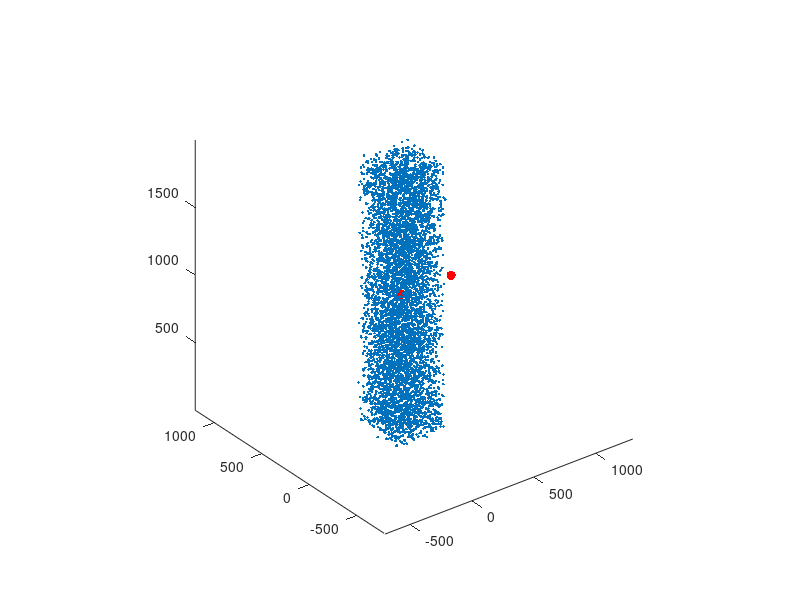

MATLAB code for this plot:
clear all
clear all
close all

a=400; 
b=400; 

depth1=(27*2000)/100; 
depth2=(12*2000)/100; 
depth3=(19*2000)/100; 
depth4=(35*2000)/100; 
depth5=(7*2000)/100; 

v1=(a/1000)*(b/1000)*(depth1/1000);
v2=(a/1000)*(b/1000)*(depth2/1000);
v3=(a/1000)*(b/1000)*(depth3/1000);
v4=(a/1000)*(b/1000)*(depth4/1000);
v5=(a/1000)*(b/1000)*(depth5/1000);

nn_1=(v1*20000)+2;
nn_2=(v2*20000)+2;
nn_3=(v3*20000)+4;
nn_4=v4*20000;
nn_5=(v5*20000)+2;



tot_cell_count=[(nn_5/5)*ones(1,5) (nn_4/5)*ones(1,5) (nn_3/5)*ones(1,5) (nn_2/5)*ones(1,5) (nn_1/5)*ones(1,5)];

n1 = bsxfun(@times, [a, b, depth1], rand(round(nn_1),3) );
n2 = bsxfun(@times, [a, b, depth2], rand(round(nn_2),3) );
n3 = bsxfun(@times, [a, b, depth3], rand(round(nn_3),3) );
n4 = bsxfun(@times, [a, b, depth4], rand(round(nn_4),3) );
n5 = bsxfun(@times, [a, b, depth5], rand(round(nn_5),3) );

% 3555
% 1535
% 2480
% 4605
% 905

x1=n1(:,1);
z1=n1(:,2);
y1=n1(:,3);

x2=n2(:,1);
z2=n2(:,2);
y2=540+n2(:,3);

x3=n3(:,1);
z3=n3(:,2);
y3=540+240+n3(:,3);

x4=n4(:,1);
z4=n4(:,2);
y4=540+240+380+n4(:,3);

x5=n5(:,1);
z5=n5(:,2);
y5=540+240+380+700+n5(:,3);

realx=fliplr([x1' x2' x3' x4' x5']);
realy=fliplr([y1' y2' y3' y4' y5']);
realz=fliplr([z1' z2' z3' z4' z5']);

rot_ran=2*pi*rand(1,length(realx));


figure(1)
plot3(realx,realz,realy,'.');
hold on
plot3(a/2,b/2,1000,'.r','Markersize',20);
hold on
plot3((a/2)+400,b/2,1000,'.r','Markersize',20);
hold off
view(3)
axis equal

% ELECx=400;
% ELECy=1000;
% ELECz=400;
% 
% cell_id=1:2000;
% 
% cnt=1;
% for k=1:length(x)
% rdist=(sqrt(((ELECx-(x(k)))^2)+(((ELECy-(y(k)))^2)+((ELECz-(z(k)))^2))));
% if rdist<15
% eli(cnt)=k;
% cnt=cnt+1;
% end
% end
% 
% eliminate=unique(eli);
% 
% x(eliminate)=[];
% y(eliminate)=[];
% z(eliminate)=[];
% rot_ran(eliminate)=[];

% save realx.dat realx -ascii
% save realy.dat realy -ascii
% save realz.dat realz -ascii
% save realang.dat rot_ran -ascii
% 
% save cell_cnt.dat tot_cell_count -ascii



% save realx.dat x -ascii
% save realy.dat y -ascii
% save realz.dat z -ascii
% 
% save realang.dat rot_ran -ascii



% x1=(((realx(11)+intx)*cos(pi))-((realz(11)+intz)*sin(pi)));
% y1=(realy(11)+inty);
% z1=(((realx(11)+intx)*sin(pi))+((realz(11)+intz)*cos(pi)));
% 
% net_ad_x1=x1(1,1)-(realx(11)+intx(1,1));
% net_ad_y1=y1(1,1)-(realy(11)+inty(1,1));
% net_ad_z1=z1(1,1)-(realz(11)+intz(1,1));
% 
% x_final=x1-net_ad_x1;
% y_final=y1-net_ad_y1;
% z_final=z1-net_ad_z1;
% 
% 
% figure(1)
% % plot3(x(11)+intx,z(11)+intz,y(11)+inty,'.k')
% plot(x(11)+intx,y(11)+inty,'.k')
% hold on
% % plot3(x1-net_ad_x1,z1-net_ad_z1,y1-net_ad_y1,'.r')
% plot(x1-net_ad_x1,y1-net_ad_y1,'.r')
% hold on
% plot3(0,0,0,'.r','Markersize',20)
% hold off
% % hold on
% % plot3(xe,ye,ze,'.k','Markersize',10)
% % hold off
% axis equal
% % xlim([-2000 2000])
% % ylim([-2000 2000])
% % zlim([-2000 2000])
% xlabel('x (\mum)')
% ylabel('y (\mum)')
% zlabel('z (\mum)')